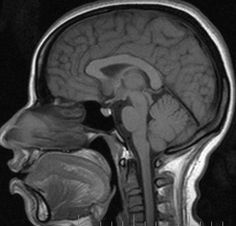
#> input picture Image_5.jpg, 236 x 226 px
$ python 5043_Q9.py
#> lines starting #> are read from the running program, lines starting #| are printed output that depends on the picture
import cv2
import numpy as np
import matplotlib.pyplot as plt

img = cv2.imread('Image_5.jpg', cv2.IMREAD_GRAYSCALE)  # Load MRI as grayscale
#> img is the input picture: shape (226, 236); min 0, max 255, mean 66.2
if img is None:
    print("Error: Image not found!")
    exit()

hist_eq = cv2.equalizeHist(img)
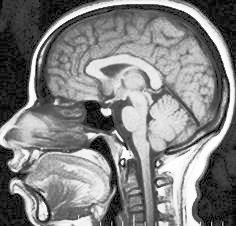
#> hist_eq: shape (226, 236); min 0, max 255, mean 128.8
cv2.imwrite('Q9_hist_eq.png', hist_eq)

min_val = np.min(img)
#> min_val = 0
max_val = np.max(img)
#> max_val = 255
contrast_stretch = ((img - min_val) / (max_val - min_val) * 255).astype(np.uint8)
cv2.imwrite('Q9_contrast_stretch.png', contrast_stretch)

gaussian_filtered = cv2.GaussianBlur(img, (5,5), 1)
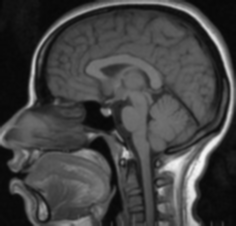
#> gaussian_filtered: shape (226, 236); min 7, max 246, mean 66.2
cv2.imwrite('Q9_gaussian.png', gaussian_filtered)

titles = ['Original MRI', 'Histogram Equalization', 'Contrast Stretching', 'Gaussian Filter']
images = [img, hist_eq, contrast_stretch, gaussian_filtered]

plt.figure(figsize=(12,6))
for i in range(4):
    plt.subplot(1,4,i+1)
    plt.imshow(images[i], cmap='gray')
    plt.title(titles[i])
    plt.axis('off')

plt.tight_layout()
plt.show()
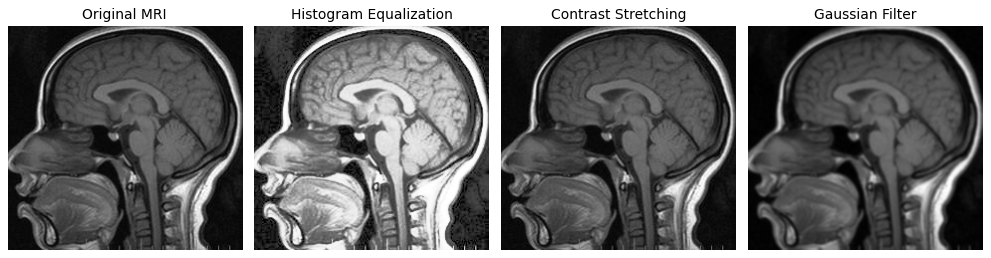
#> figure drawn by matplotlib, 4 panels

$ run again, with Image_1.jpg copied over Image_5.jpg
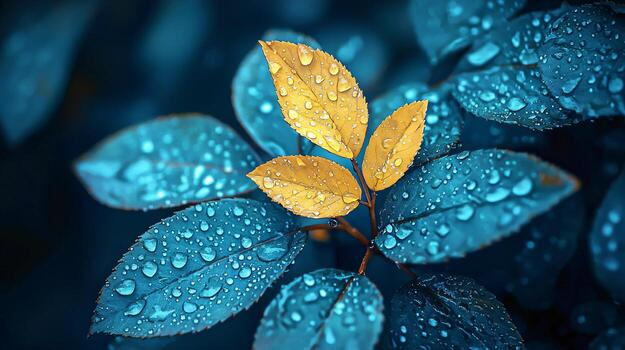
#> input picture Image_1.jpg, 625 x 350 px
#> `hist_eq = cv2.equalizeHist(img)`:
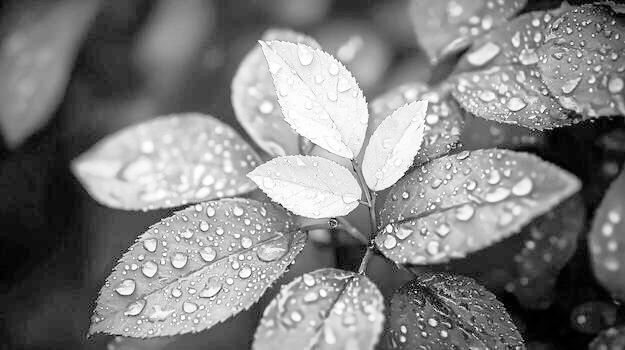
#> hist_eq: shape (350, 625); min 0, max 255, mean 128.5
#> min_val = 0
#> max_val = 255
#> `plt.show()`:
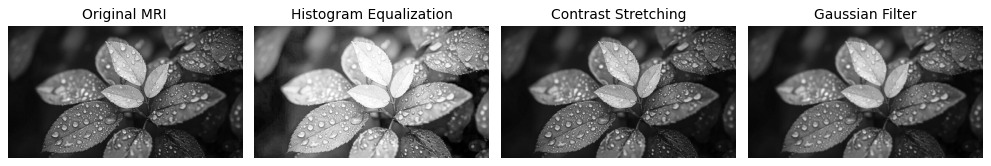
#> figure drawn by matplotlib, 4 panels

$ run again, with Image_4.jpg copied over Image_5.jpg
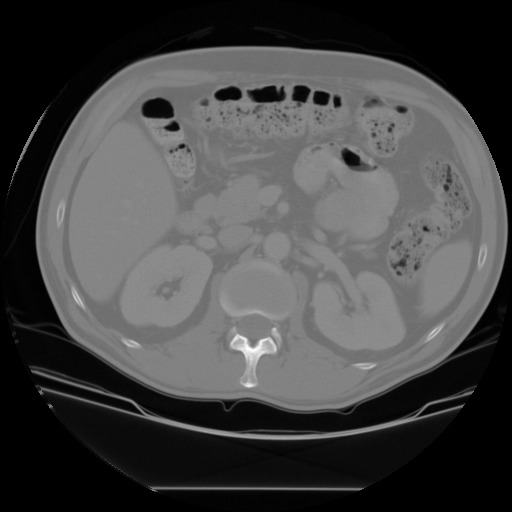
#> input picture Image_4.jpg, 512 x 512 px
#> img is the input picture: shape (512, 512); min 0, max 255, mean 69.8
#> `hist_eq = cv2.equalizeHist(img)`:
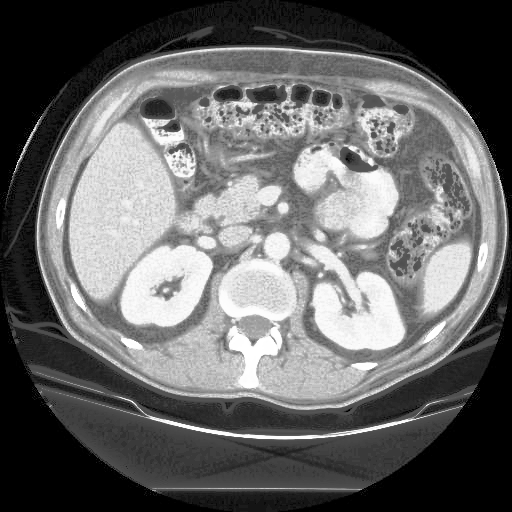
#> hist_eq: shape (512, 512); min 0, max 255, mean 103.3
#> min_val = 0
#> max_val = 255
#> `plt.show()`:
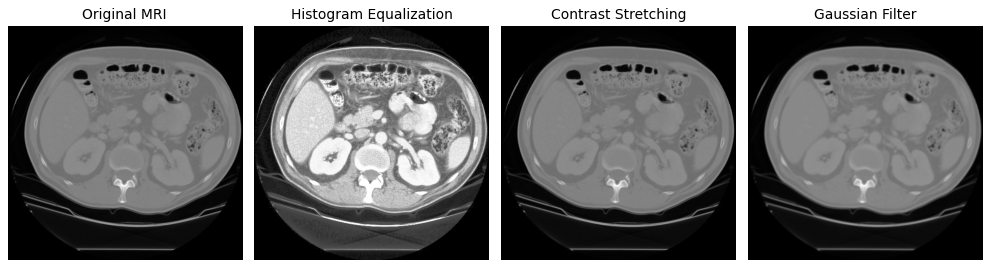
#> figure drawn by matplotlib, 4 panels

$ run again, with Image_6.jpg copied over Image_5.jpg
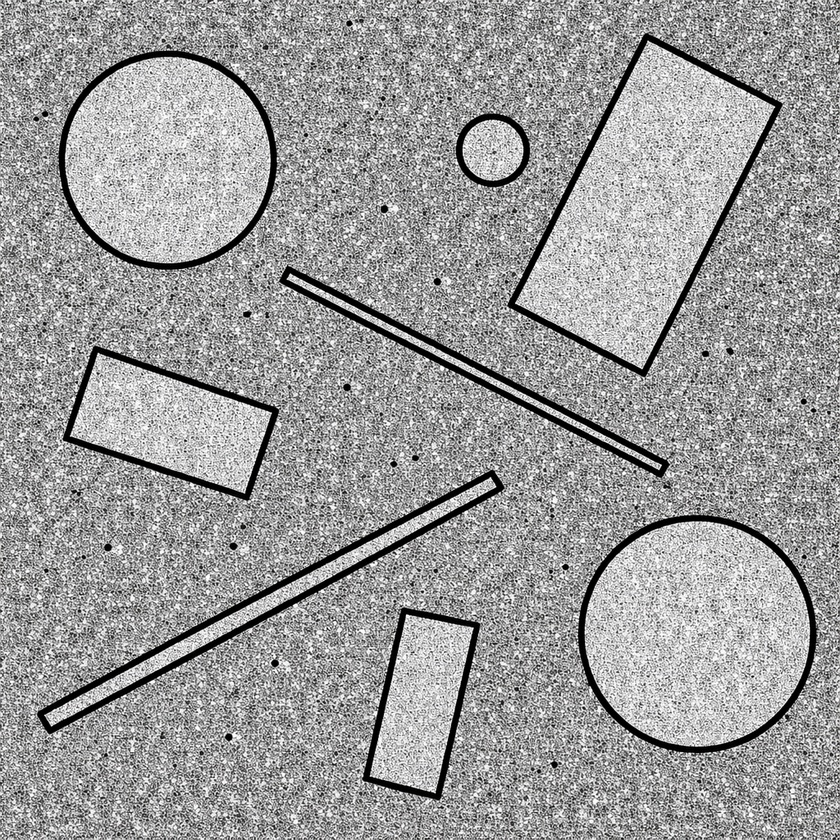
#> input picture Image_6.jpg, 840 x 840 px, shrunk from 1024 x 1024 before the run
#> `hist_eq = cv2.equalizeHist(img)`:
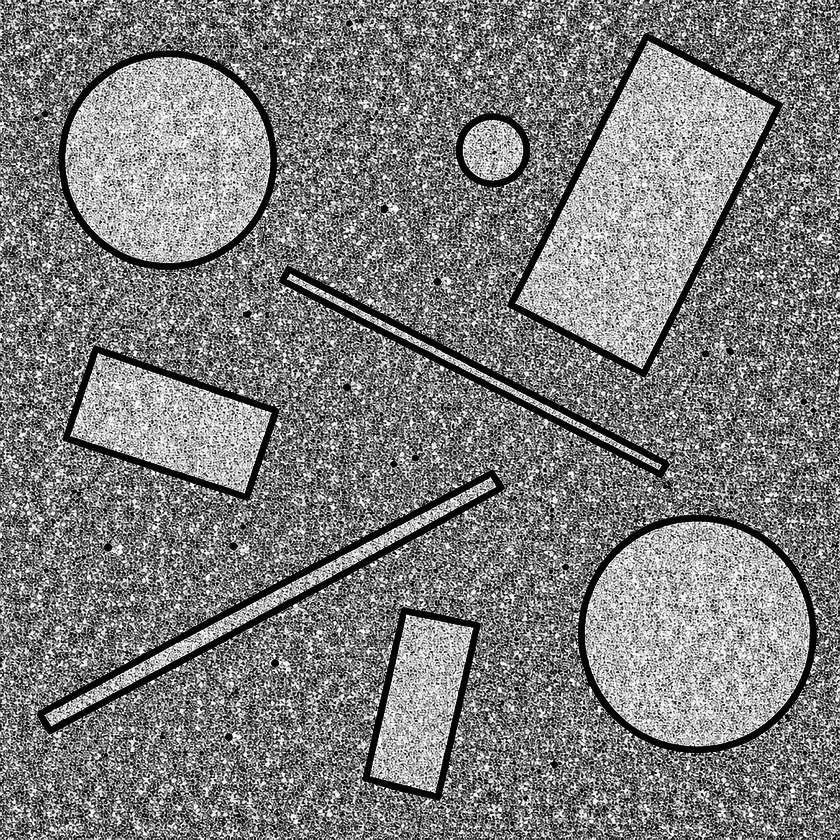
#> hist_eq: shape (840, 840); min 0, max 255, mean 126.1
#> min_val = 0
#> max_val = 255
#> `plt.show()`:
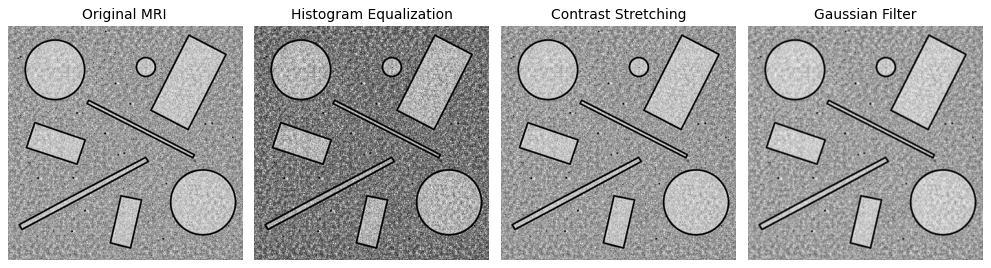
#> figure drawn by matplotlib, 4 panels
